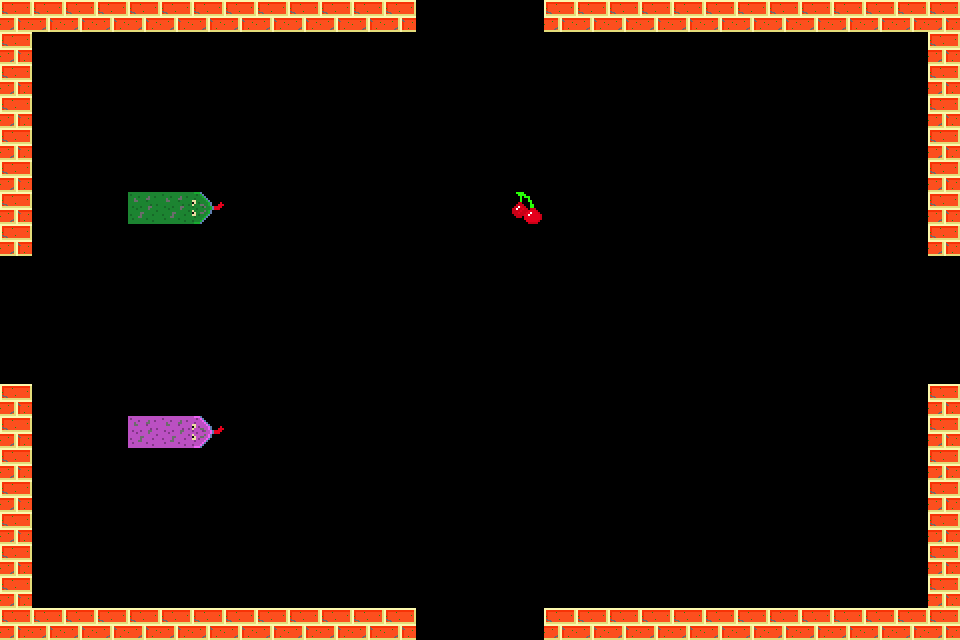

Tiled map render using the project's own tile images. Description and the map definition, with tile-layer contents summarised, below:
An orthogonal 30x20 tile map with 32x32 px tiles, 6 tile layers (Walls, Snake, Bodies, Food, ...).

<map version="1.10" tiledversion="1.12.1" orientation="orthogonal" renderorder="right-down" width="30" height="20" tilewidth="32" tileheight="32" infinite="0" nextlayerid="7" nextobjectid="1">
 <tileset firstgid="1" name="snakeTileSet" tilewidth="32" tileheight="32" tilecount="16" columns="4">
  <image source="../assets/textures/snake_fouchy32.png" width="128" height="128" />
 </tileset>
 <layer id="1" name="Walls" width="30" height="20">
  <data>[600 cells, 80 non-empty, 1 distinct tile ids]</data>
 </layer>
 <layer id="2" name="Snake" width="30" height="20">
  <data>[600 cells, 1 non-empty, 1 distinct tile ids]</data>
 </layer>
 <layer id="3" name="Bodies" width="30" height="20">
  <data>[600 cells, 2 non-empty, 1 distinct tile ids]</data>
 </layer>
 <layer id="4" name="Food" width="30" height="20">
  <data>[600 cells, 1 non-empty, 1 distinct tile ids]</data>
 </layer>
 <layer id="5" name="Snake2" width="30" height="20">
  <data>[600 cells, 1 non-empty, 1 distinct tile ids]</data>
 </layer>
 <layer id="6" name="Bodies2" width="30" height="20">
  <data>[600 cells, 2 non-empty, 1 distinct tile ids]</data>
 </layer>
</map>
